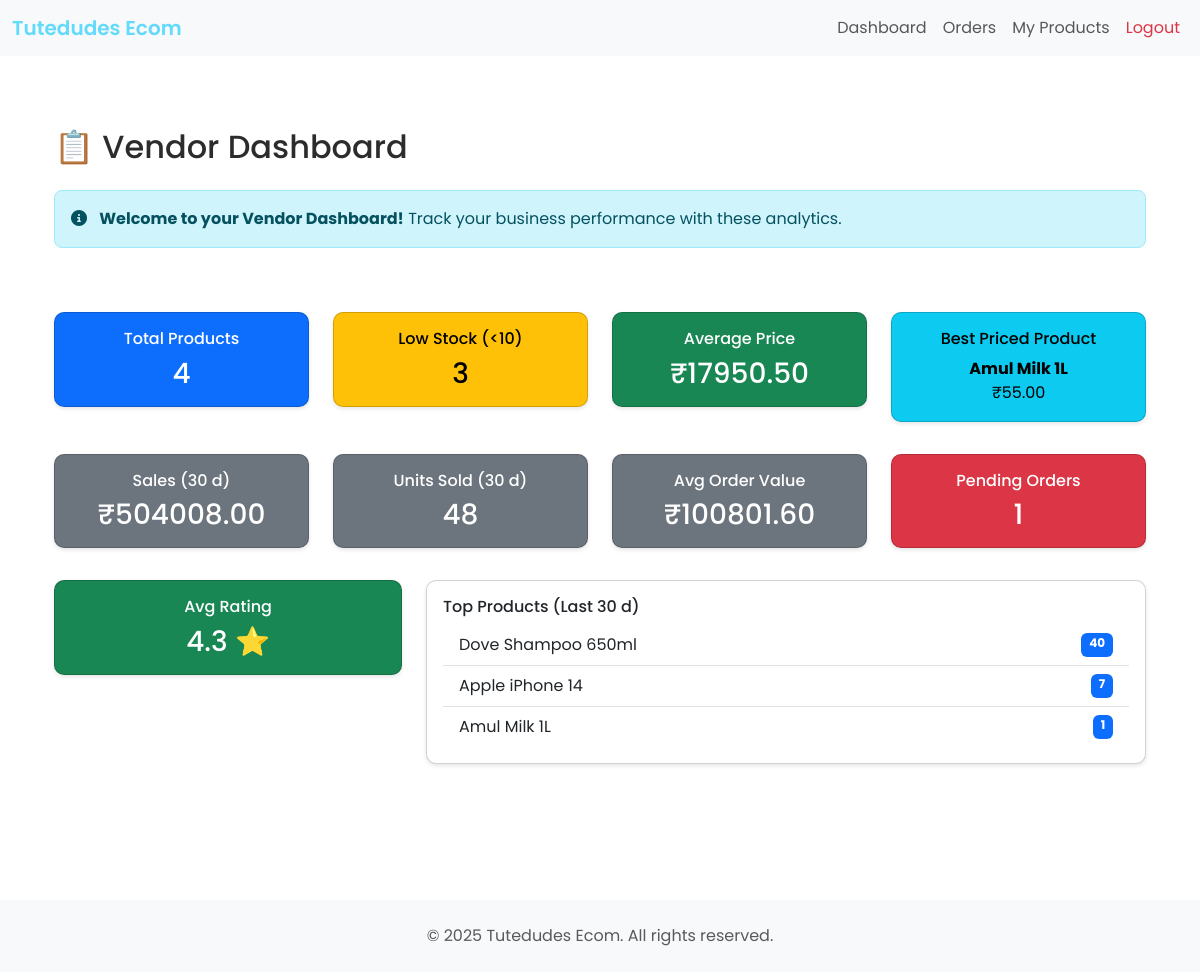
Screenshot of /vendor/dashboard/ (signed in) with the database file from the repository.
### ecomApp/models.py (models this page shows, shortened)
class Product(models.Model):
    vendor = models.ForeignKey(settings.AUTH_USER_MODEL, on_delete=models.CASCADE, limit_choices_to={'is_vendor': True}, related_name='products')
    category = models.ForeignKey('Category', on_delete=models.SET_NULL, null=True, blank=True, related_name='products')
    name = models.CharField(max_length=255)
    description = models.TextField(blank=True)
    price = models.DecimalField(max_digits=10, decimal_places=2)
    quantity = models.PositiveIntegerField()
    image = models.ImageField(upload_to='product_images/', blank=True, null=True)
    available = models.BooleanField(default=True)
    created_at = models.DateTimeField(auto_now_add=True)
    updated_at = models.DateTimeField(auto_now=True)

### ecomApp/views.py (the view)
# urls.py: path('vendor/dashboard/', views.vendor_dashboard, name='vendor_dashboard'),
@login_required
@user_passes_test(is_vendor, login_url='/')
def vendor_dashboard(request):
    from .models import Product
    from django.db.models import Avg
    total_products = Product.objects.filter(vendor=request.user).count()
    low_stock_products = Product.objects.filter(vendor=request.user, quantity__lt=10).count()
    avg_price = Product.objects.filter(vendor=request.user).aggregate(avg=Avg('price'))['avg'] or 0
    best_priced = Product.objects.filter(vendor=request.user).order_by('price').first()
    from datetime import timedelta
    from django.utils import timezone
    from django.db.models import Sum, F, DecimalField, Avg, Count
    from .models import OrderItem, Order, Feedback
    now = timezone.now()
    last_30 = now - timedelta(days=30)
    last_7 = now - timedelta(days=7)
    order_items_30 = OrderItem.objects.select_related('order').filter(
        product__vendor=request.user,
        order__created_at__gte=last_30
    )
    sales_30 = order_items_30.aggregate(total=Sum(F('quantity') * F('price_at_order_time'), output_field=DecimalField()))['total'] or 0
    units_30 = order_items_30.aggregate(total=Sum('quantity'))['total'] or 0
    orders_30 = Order.objects.filter(items__product__vendor=request.user, created_at__gte=last_30).distinct()
    order_count_30 = orders_30.count()
    aov_30 = (sales_30 / order_count_30) if order_count_30 else 0
    pending_orders = Order.objects.filter(items__product__vendor=request.user, status='pending').distinct().count()
    avg_rating_overall = Feedback.objects.filter(vendor=request.user).aggregate(avg=Avg('rating'))['avg'] or 0
    top_products = list(order_items_30.values('product__name').annotate(units=Sum('quantity')).order_by('-units')[:5])
    return render(request, 'vendor_dashboard.html', {
        'total_products': total_products,
        'low_stock_products': low_stock_products,
        'avg_price': avg_price,
        'best_priced': best_priced,
        'sales_30': sales_30,
        'units_30': units_30,
        'aov_30': aov_30,
        'pending_orders': pending_orders,
        'avg_rating_overall': avg_rating_overall,
        'top_products': top_products
    })

### ecomApp/views.py (called while the page is built)
def is_vendor(user):
    return user.is_authenticated and getattr(user, 'is_vendor', False)

### ecomApp/templates/vendor_dashboard.html (shortened to what this page needs)
{% extends "base.html" %}
{% block content %}
<div class="container py-5">
    <h2 class="mb-4">📋 Vendor Dashboard</h2>
    <div class="row mb-4">
        <div class="col-md-12">
            <div class="alert alert-info">
                <i class="fas fa-info-circle me-2"></i>
                <strong>Welcome to your Vendor Dashboard!</strong>
                Track your business performance with these analytics.
            </div>
        </div>
    </div>
    <div class="row mt-5 mb-3">
        <div class="col-md-3">
            <div class="card text-bg-primary mb-3">
                <div class="card-body text-center">
                    <h6 class="card-title">Total Products</h6>
                    <h3 class="card-text">{{ total_products }}</h3>
                </div>
            </div>
        </div>
        <div class="col-md-3">
            <div class="card text-bg-warning mb-3">
                <div class="card-body text-center">
                    <h6 class="card-title">Low Stock (&lt;10)</h6>
                    <h3 class="card-text">{{ low_stock_products }}</h3>
                </div>
            </div>
        </div>
        <div class="col-md-3">
            <div class="card text-bg-success mb-3">
                <div class="card-body text-center">
                    <h6 class="card-title">Average Price</h6>
                    <h3 class="card-text">₹{{ avg_price|floatformat:2 }}</h3>
                </div>
            </div>
        </div>
        <div class="col-md-3">
            <div class="card text-bg-info mb-3">
                <div class="card-body text-center">
                    <h6 class="card-title">Best Priced Product</h6>
                    {% if best_priced %}
                        <div><strong>{{ best_priced.name }}</strong></div>
                        <div>₹{{ best_priced.price|floatformat:2 }}</div>
                    {% else %}
                        <div>No products</div>
                    {% endif %}
                </div>
            </div>
        </div>
    </div>
    <div class="row mb-3">
        <div class="col-md-3">
            <div class="card text-bg-secondary mb-3">
                <div class="card-body text-center">
                    <h6 class="card-title">Sales (30&nbsp;d)</h6>
                    <h3 class="card-text">₹{{ sales_30|floatformat:2 }}</h3>
                </div>
            </div>
        </div>
        <div class="col-md-3">
            <div class="card text-bg-secondary mb-3">
                <div class="card-body text-center">
                    <h6 class="card-title">Units Sold (30&nbsp;d)</h6>
                    <h3 class="card-text">{{ units_30 }}</h3>
                </div>
            </div>
        </div>
        <div class="col-md-3">
            <div class="card text-bg-secondary mb-3">
                <div class="card-body text-center">
                    <h6 class="card-title">Avg Order Value</h6>
                    <h3 class="card-text">₹{{ aov_30|floatformat:2 }}</h3>
                </div>
            </div>
        </div>
        <div class="col-md-3">
            <div class="card text-bg-danger mb-3">
                <div class="card-body text-center">
                    <h6 class="card-title">Pending Orders</h6>
                    <h3 class="card-text">{{ pending_orders }}</h3>
                </div>
            </div>
        </div>
    </div>
    <div class="row mb-4">
        <div class="col-md-4">
            <div class="card text-bg-success mb-3">
                <div class="card-body text-center">
                    <h6 class="card-title">Avg Rating</h6>
                    <h3 class="card-text">{{ avg_rating_overall|floatformat:1 }} ⭐</h3>
                </div>
            </div>
        </div>
        <div class="col-md-8">
            <div class="card mb-3">
                <div class="card-body">
                    <h6 class="card-title">Top Products (Last 30&nbsp;d)</h6>
                    <ul class="list-group list-group-flush">
                        {% for tp in top_products %}
                            <li class="list-group-item d-flex justify-content-between">
                                <span>{{ tp.product__name }}</span>
                                <span class="badge bg-primary">{{ tp.units }}</span>
                            </li>
                        {% empty %}
                            <li class="list-group-item">No sales data</li>
                        {% endfor %}
                    </ul>
                </div>
            </div>
        </div>
    </div>
</div>
{% endblock %}

### ecomApp/static/css/style.css (style rules this page uses)
:root { --color-primary: #61dafb; --color-primary-hover: #4FC3F7; --color-primary-disabled: rgba(97,218,251,0.8); --color-bg: #FFFFFF; --color-bg-secondary: #F8F9FA; --color-text: #2C2C2C; --color-text-secondary: #6C757D; }
body { font-family: 'Poppins', sans-serif !important; }
.alert { border-radius: 8px; }
.card { border-radius: 10px; box-shadow: 0 2px 4px rgba(0,0,0,0.1); transition: transform 0.2s; }
body { background: var(--color-bg); color: var(--color-text); }

### ecomApp/templates/base.html (style rules this page uses)
body { font-family: 'Poppins', sans-serif !important; }

### rows the page displays
Product: name "Amul Milk 1L", price "55.00", product__name "Amul Milk 1L", units "1"

### other values shown
{{ total_products }} "4"
{{ low_stock_products }} "3"
{{ avg_price|floatformat:2 }} "17950.50"
{{ sales_30|floatformat:2 }} "504008.00"
{{ units_30 }} "48"
{{ aov_30|floatformat:2 }} "100801.60"
{{ pending_orders }} "1"
{{ avg_rating_overall|floatformat:1 }} "4.3"
{{ tp.product__name }} "Dove Shampoo 650ml" "Apple iPhone 14"
{{ tp.units }} "40" "7"
